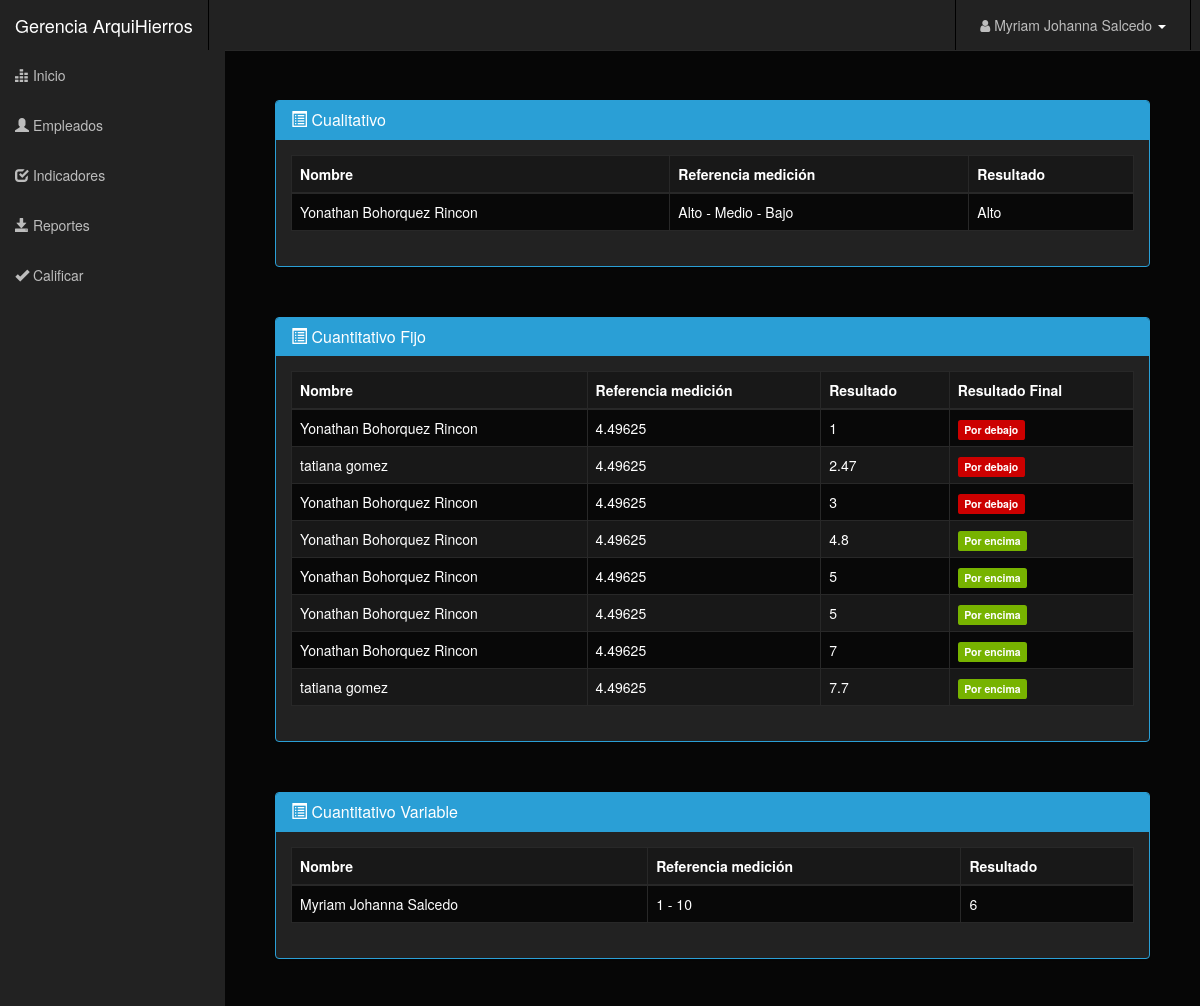
Page /Gerente/reportes.php (signed in) on the committed database.
### tables this page shows
CREATE TABLE `usuarios` (
  `id_usuario` int(10) UNSIGNED NOT NULL,
  `documento` varchar(45) NOT NULL,
  `nombres` varchar(50) NOT NULL,
  `apellidos` varchar(50) NOT NULL,
  `correo` varchar(60) NOT NULL,
  `password` varchar(15) NOT NULL,
  `rol` varchar(20) NOT NULL,
  `estado` tinyint(1) NOT NULL DEFAULT '1'
);

CREATE TABLE `respuestas` (
  `id_respuesta` int(10) UNSIGNED NOT NULL,
  `respuesta` varchar(100) NOT NULL,
  `id_usuario_rta` varchar(20) NOT NULL,
  `id_indicador_rta` int(10) UNSIGNED NOT NULL
);

### Gerente/reportes.php (the view, shortened to what this page needs)
<?php
include('header.php');
include("../login/database/db_conection.php");
$sql = "SELECT
        t.tipo_pregunta, r.respuesta, u.nombres,
        CASE WHEN t.tipo_pregunta = 'Cualitativo' THEN 'Alto - Medio - Bajo'
            WHEN t.tipo_pregunta = 'Cuantitativo Fijo' THEN (SELECT sum(respuesta)/count(*) as Dato FROM respuestas a, indicador b, tipo c
            WHERE a.id_indicador_rta = b.id_indicador and b.id_tipo_pregunta = c.id_tipo and c.id_tipo = 2)
            WHEN t.tipo_pregunta = 'Cuantitativo Variable' THEN '1 - 10'
        END as mediciones,
        CASE WHEN t.tipo_pregunta = 'Cuantitativo Fijo'
            THEN
                CASE WHEN (SELECT sum(respuesta)/count(*) as Dato FROM respuestas a, indicador b, tipo c
            WHERE a.id_indicador_rta = b.id_indicador and b.id_tipo_pregunta = c.id_tipo and c.id_tipo = 2) > r.respuesta
                THEN 'Por debajo'
                WHEN (SELECT sum(respuesta)/count(*) as Dato FROM respuestas a, indicador b, tipo c
            WHERE a.id_indicador_rta = b.id_indicador and b.id_tipo_pregunta = c.id_tipo and c.id_tipo = 2) < r.respuesta
                THEN 'Por encima'
                WHEN (SELECT sum(respuesta)/count(*) as Dato FROM respuestas a, indicador b, tipo c
            WHERE a.id_indicador_rta = b.id_indicador and b.id_tipo_pregunta = c.id_tipo and c.id_tipo = 2) = r.respuesta
                THEN 'Sobre la media'
                END
        END as finalrespuesta,
        t.*, i.*, u.*, r.*
        FROM respuestas r
        LEFT JOIN usuarios u on r.id_usuario_rta = u.documento
        LEFT JOIN indicador i on r.id_indicador_rta = i.id_indicador
        LEFT JOIN tipo t on i.id_tipo_pregunta = t.id_tipo
        ORDER BY t.tipo_pregunta, r.respuesta";
?>
<?php include('container.php');?>
<div id="page-wrapper">
	<div class="row">
        <div class="col-lg-12">
            <div class="panel panel-primary">
                <div class="panel-heading">
                    <h3 class="panel-title"><i class="glyphicon glyphicon-list-alt"></i> Cualitativo </h3>
                </div>
                <div class="panel-body">
                    <table class="table table-bordered table-hover table-striped">
                        <thead>
                            <tr>
                                <th>Nombre</th>
                                <th>Referencia medición</th>
                                <th>Resultado</th>
                            </tr>
                        </thead>
                        <?php
                            $eje_query = mysqli_query($dbcon,$sql);
                            while($row = mysqli_fetch_object($eje_query))
                            {
                                if($row->id_tipo == 1){
                        ?>
                            <tr>
                                <td><?php echo $row->nombres . ' ' . $row->apellidos;  ?></td>
                                <td><?php echo $row->mediciones;  ?></td>
                                <td><?php echo $row->respuesta; ?></td>
                            </tr>
                        <?php
                                }
                            }
                        ?>
                    </table>
                </div>
            </div>
        </div>
    </div>
</div>
<div id="page-wrapper">
	<div class="row">
        <div class="col-lg-12">
            <div class="panel panel-primary">
                <div class="panel-heading">
                    <h3 class="panel-title"><i class="glyphicon glyphicon-list-alt"></i> Cuantitativo Fijo </h3>
                </div>
                <div class="panel-body">
                    <table class="table table-bordered table-hover table-striped">
                        <thead>
                            <tr>
                                <th>Nombre</th>
                                <th>Referencia medición</th>
                                <th>Resultado</th>
                                <th>Resultado Final</th>
                            </tr>
                        </thead>
                        <?php
                            $eje_query = mysqli_query($dbcon,$sql);
                            while($row = mysqli_fetch_object($eje_query))
                            {
                                if($row->id_tipo == 2){
                        ?>
                            <tr>
                                <td><?php echo $row->nombres . ' ' . $row->apellidos;  ?></td>
                                <td><?php echo $row->mediciones;  ?></td>
                                <td><?php echo $row->respuesta; ?></td>
                                <?php
                                $colors = ($row->finalrespuesta == "Por debajo") ? "danger" : "success";
                                ?>
                                <td><span class="label label-<?php echo $colors; ?>"><?php echo $row->finalrespuesta; ?></span></td>
                            </tr>
                        <?php
                                }
                            }
                        ?>
                    </table>
                </div>
            </div>
        </div>
    </div>
</div>
<div id="page-wrapper">
	<div class="row">
        <div class="col-lg-12">
            <div class="panel panel-primary">
                <div class="panel-heading">
                    <h3 class="panel-title"><i class="glyphicon glyphicon-list-alt"></i> Cuantitativo Variable </h3>
                </div>
                <div class="panel-body">
                    <table class="table table-bordered table-hover table-striped">
                        <thead>
                            <tr>
                                <th>Nombre</th>
                                <th>Referencia medición</th>
                                <th>Resultado</th>
                            </tr>
                        </thead>
                        <?php
                            $eje_query = mysqli_query($dbcon,$sql);
                            while($row = mysqli_fetch_object($eje_query))
                            {
                                if($row->id_tipo == 3){
                        ?>
                            <tr>
                                <td><?php echo $row->nombres . ' ' . $row->apellidos;  ?></td>
                                <td><?php echo $row->mediciones;  ?></td>
                                <td><?php echo $row->respuesta; ?></td>
                            </tr>
                        <?php
                                }
                            }
                        ?>
                    </table>
                </div>
            </div>
        </div>
    </div>
</div>
<?php include('footer.php');?>

### Gerente/container.php (shortened to what this page needs)
<?php
    $user_email=$_SESSION['email'];
    $user_pass=$_SESSION['pass'];
    include("../login/database/db_conection.php");
    $view_users_query="select * from usuarios WHERE correo='$user_email'AND password='$user_pass'";
    $run=mysqli_query($dbcon,$view_users_query);
    while($row=mysqli_fetch_array($run))
    {
        $nombre=$row[2];
        $apellido=$row[3];
    }
?>
</head>
<body>
    <div id="wrapper">
        <nav class="navbar navbar-inverse navbar-fixed-top" role="navigation">
            <div class="navbar-header">
                <a class="navbar-brand" href="index.php">Gerencia ArquiHierros</a>
            </div>
            <div class="collapse navbar-collapse navbar-ex1-collapse">
                <ul id="active" class="nav navbar-nav side-nav">
                    <li><a href="index.php"><i class="glyphicon glyphicon-equalizer"></i> Inicio</a></li>
                    <li class="dropdown user-dropdown">
                        <a href="#" class="dropdown-toggle" data-toggle="dropdown">
                            <i class="glyphicon glyphicon-user"></i> Empleados
                        </a>
                    </li>
                    <li class="dropdown user-dropdown">
                        <a href="#" class="dropdown-toggle" data-toggle="dropdown">
                            <i class="glyphicon glyphicon-check"></i> Indicadores
                        </a>
                    </li>
                    <li><a href="reportes.php"><i class="glyphicon glyphicon-save"></i> Reportes</a></li>
                    <li><a href="calificar_empleado.php"><i class="glyphicon glyphicon-ok"></i> Calificar</a></li>
                </ul>
                <ul class="nav navbar-nav navbar-right navbar-user">
                    <li class="dropdown user-dropdown">
                        <a href="#" class="dropdown-toggle" data-toggle="dropdown">
                            <i class="fa fa-user"> </i>
                            <?php echo $nombre; echo " "; echo $apellido; ?>
                            <b class="caret"></b>
                        </a>
                    </li>
                </ul>
            </div>
        </nav>
        <div id="page-wrapper">

### rows in the picture
usuarios: nombres "Myriam Johanna", apellidos "Salcedo"
respuestas: usuarios.nombres "Yonathan", usuarios.apellidos "Bohorquez Rincon", mediciones "Alto - Medio - Bajo", respuesta "Alto"
respuestas: usuarios.nombres "Yonathan", usuarios.apellidos "Bohorquez Rincon", mediciones "4.49625", respuesta "1", finalrespuesta "Por debajo"
respuestas: usuarios.nombres "tatiana", usuarios.apellidos "gomez", mediciones "4.49625", respuesta "2.47", finalrespuesta "Por debajo"
respuestas: usuarios.nombres "Yonathan", usuarios.apellidos "Bohorquez Rincon", mediciones "4.49625", respuesta "3", finalrespuesta "Por debajo"
respuestas: usuarios.nombres "Yonathan", usuarios.apellidos "Bohorquez Rincon", mediciones "4.49625", respuesta "4.8", finalrespuesta "Por encima"
respuestas: usuarios.nombres "Yonathan", usuarios.apellidos "Bohorquez Rincon", mediciones "4.49625", respuesta "5", finalrespuesta "Por encima"
respuestas: usuarios.nombres "Yonathan", usuarios.apellidos "Bohorquez Rincon", mediciones "4.49625", respuesta "5", finalrespuesta "Por encima"
respuestas: usuarios.nombres "Yonathan", usuarios.apellidos "Bohorquez Rincon", mediciones "4.49625", respuesta "7", finalrespuesta "Por encima"
respuestas: usuarios.nombres "tatiana", usuarios.apellidos "gomez", mediciones "4.49625", respuesta "7.7", finalrespuesta "Por encima"
respuestas: usuarios.nombres "Myriam Johanna", usuarios.apellidos "Salcedo", mediciones "1 - 10", respuesta "6"
